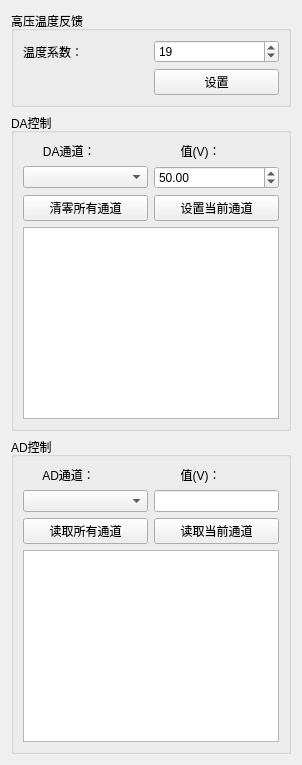
        <widget class="QWidget" name="tab_7">
         <attribute name="title">
          <string>探测</string>
         </attribute>
         <layout class="QVBoxLayout" name="verticalLayout_10">
          <item>
           <widget class="QGroupBox" name="groupBox_tempVolt">
            <property name="title">
             <string>高压温度反馈</string>
            </property>
            <layout class="QGridLayout" name="gridLayout_21">
             <item row="0" column="1">
              <widget class="QSpinBox" name="spinBox_temp_volt_x2">
               <property name="minimum">
                <number>16</number>
               </property>
               <property name="maximum">
                <number>24</number>
               </property>
               <property name="singleStep">
                <number>1</number>
               </property>
               <property name="value">
                <number>19</number>
               </property>
              </widget>
             </item>
             <item row="1" column="1">
              <widget class="QPushButton" name="btn_setTempVolt">
               <property name="text">
                <string>设置</string>
               </property>
              </widget>
             </item>
             <item row="0" column="0">
              <widget class="QLabel" name="label_29">
               <property name="text">
                <string>温度系数：</string>
               </property>
              </widget>
             </item>
            </layout>
           </widget>
          </item>
          <item>
           <widget class="QGroupBox" name="groupBox_9">
            <property name="title">
             <string>DA控制</string>
            </property>
            <layout class="QGridLayout" name="gridLayout_2">
             <item row="0" column="0">
              <widget class="QLabel" name="label_11">
               <property name="text">
                <string>      DA通道：</string>
               </property>
              </widget>
             </item>
             <item row="0" column="1">
              <widget class="QLabel" name="label_12">
               <property name="text">
                <string>        值(V)：</string>
               </property>
              </widget>
             </item>
             <item row="1" column="0">
              <widget class="QComboBox" name="comboBox_DAChSelect"/>
             </item>
             <item row="2" column="1">
              <widget class="QPushButton" name="btn_DASetValue">
               <property name="text">
                <string>设置当前通道</string>
               </property>
              </widget>
             </item>
             <item row="3" column="0" colspan="2">
              <widget class="QPlainTextEdit" name="plainTextEdit_DASetLog"/>
             </item>
             <item row="2" column="0">
              <widget class="QPushButton" name="btn_DAClearAll">
               <property name="text">
                <string>清零所有通道</string>
               </property>
              </widget>
             </item>
             <item row="1" column="1">
              <widget class="QDoubleSpinBox" name="doubleSpinBox_DAValue">
               <property name="maximum">
                <double>400.000000000000000</double>
               </property>
               <property name="value">
                <double>50.000000000000000</double>
               </property>
              </widget>
             </item>
            </layout>
           </widget>
          </item>
          <item>
           <widget class="QGroupBox" name="groupBox_10">
            <property name="title">
             <string>AD控制</string>
            </property>
            <layout class="QGridLayout" name="gridLayout_14">
             <item row="0" column="0">
              <widget class="QLabel" name="label_13">
               <property name="text">
                <string>      AD通道：</string>
               </property>
              </widget>
             </item>
             <item row="0" column="1">
              <widget class="QLabel" name="label_14">
               <property name="text">
                <string>        值(V)：</string>
               </property>
              </widget>
             </item>
             <item row="1" column="1">
              <widget class="QLineEdit" name="lineEdit_ADValue">
               <property name="sizePolicy">
                <sizepolicy hsizetype="Preferred" vsizetype="Fixed">
                 <horstretch>0</horstretch>
                 <verstretch>0</verstretch>
                </sizepolicy>
               </property>
               <property name="readOnly">
                <bool>true</bool>
               </property>
              </widget>
             </item>
             <item row="2" column="1">
              <widget class="QPushButton" name="btn_ADReadValue">
               <property name="text">
                <string>读取当前通道</string>
               </property>
              </widget>
             </item>
             <item row="3" column="0" colspan="2">
              <widget class="QPlainTextEdit" name="plainTextEdit_ADSetLog"/>
             </item>
             <item row="1" column="0">
              <widget class="QComboBox" name="comboBox_ADChSelect"/>
             </item>
             <item row="2" column="0">
              <widget class="QPushButton" name="btn_ADReadAll">
               <property name="text">
                <string>读取所有通道</string>
               </property>
              </widget>
             </item>
            </layout>
           </widget>
          </item>
         </layout>
         <zorder>groupBox_10</zorder>
         <zorder>groupBox_9</zorder>
         <zorder>groupBox_tempVolt</zorder>
        </widget>
